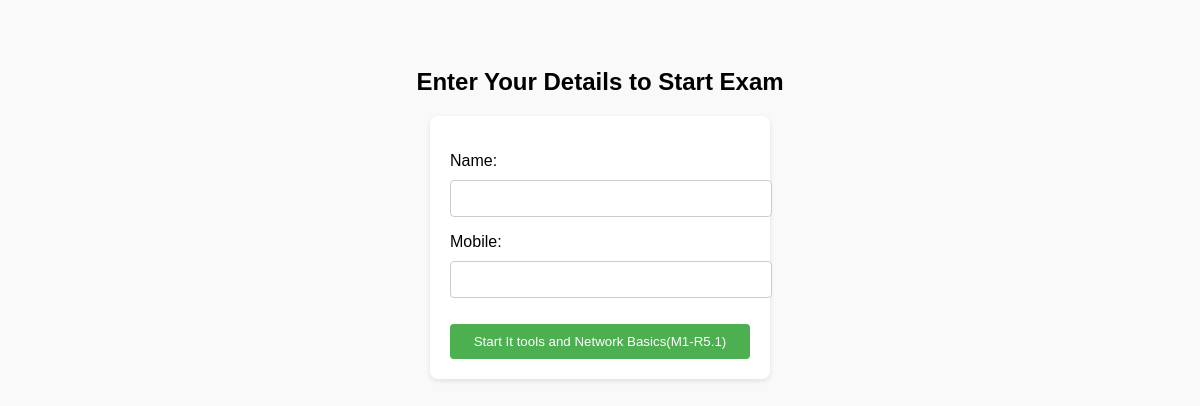
Before: /exam/1/ with the older database file.
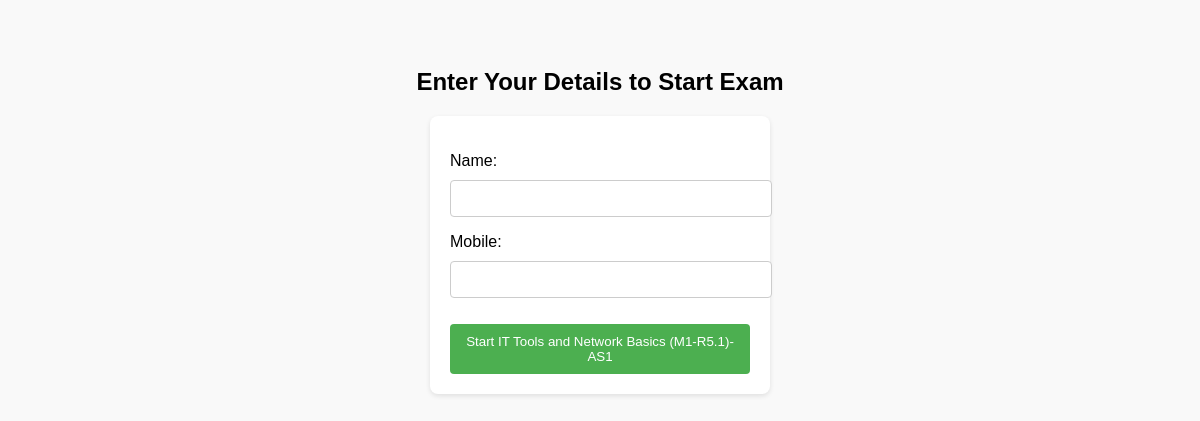
After: the same page with the newer database file.
### exam/models.py (models this page shows, shortened)
class Exam(models.Model):
    title = models.CharField(max_length=200)
    description = models.TextField()
    total_questions = models.IntegerField()
    duration = models.IntegerField(help_text="Duration in minutes")
    visible = models.BooleanField(default=True)

### exam/views.py (the view)
# urls.py: path('exam/<int:exam_id>/', views.start_exam, name='start_exam'),
def start_exam(request, exam_id):
    exam = get_object_or_404(Exam, pk=exam_id)
    if request.method == 'POST':
        form = ParticipantForm(request.POST)
        if form.is_valid():
            name = form.cleaned_data['name']
            mobile = form.cleaned_data['mobile']
            participant, created = Participant.objects.get_or_create(
                name=name, mobile=mobile, exam=exam
            )
            if created:
                questions = list(Question.objects.filter(exam=exam))
                random.shuffle(questions)
                for q in questions:
                    ParticipantAnswer.objects.get_or_create(participant=participant, question=q)
            else:
                questions = [
                    a.question for a in ParticipantAnswer.objects
                    .filter(participant=participant).select_related('question')
                ]
            question_data = [{
                'id': q.id,
                'text': q.text,
                'option_a': q.option_a,
                'option_b': q.option_b,
                'option_c': q.option_c,
                'option_d': q.option_d,
            } for q in questions]
            saved_answers = {
                a.question.id: a.selected_option
                for a in ParticipantAnswer.objects.filter(participant=participant)
                if a.selected_option
            }
            return render(request, 'exam/exam_page.html', {
                'exam': exam,
                'questions': question_data,
                'participant_id': participant.id,
                'duration_minutes': exam.duration,
                'saved_answers': saved_answers
            })
    else:
        form = ParticipantForm()
    return render(request, 'exam/participant_form.html', {
        'form': form,
        'exam': exam
    })

### exam/forms.py
class ParticipantForm(forms.ModelForm):
    class Meta:
        model = Participant
        fields = ['name', 'mobile']

### exam/templates/exam/participant_form.html (shortened to what this page needs)
<!DOCTYPE html>
<html>
<head>
</head>
<body>
    <h2 style="text-align:center;">Enter Your Details to Start Exam</h2>
    <form method="post">
        {{ form.as_p }}
        <button type="submit">Start {{ exam.title }}</button>
    </form>
</body>
</html>

Changed rows visible on the page:
changed Exam: title "It tools and Network Basics(M1-R5.1)" → "IT Tools and Network Basics (M1-R5.1)-AS1"
